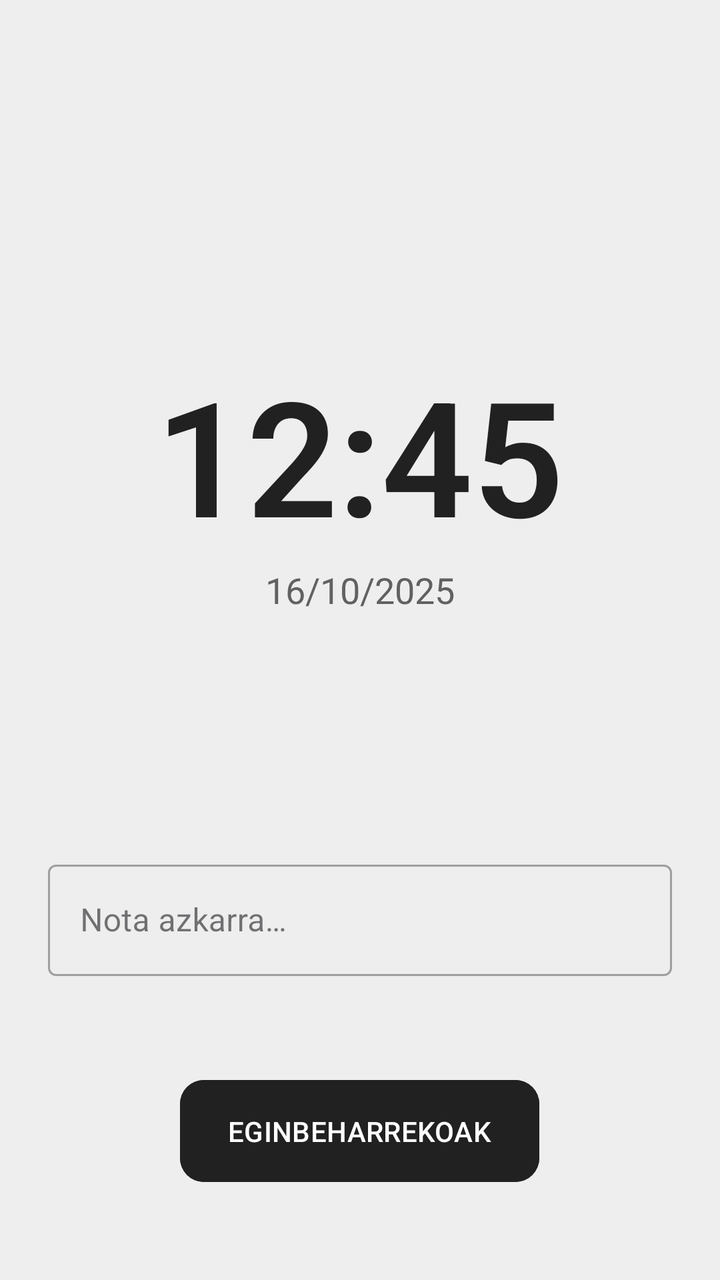
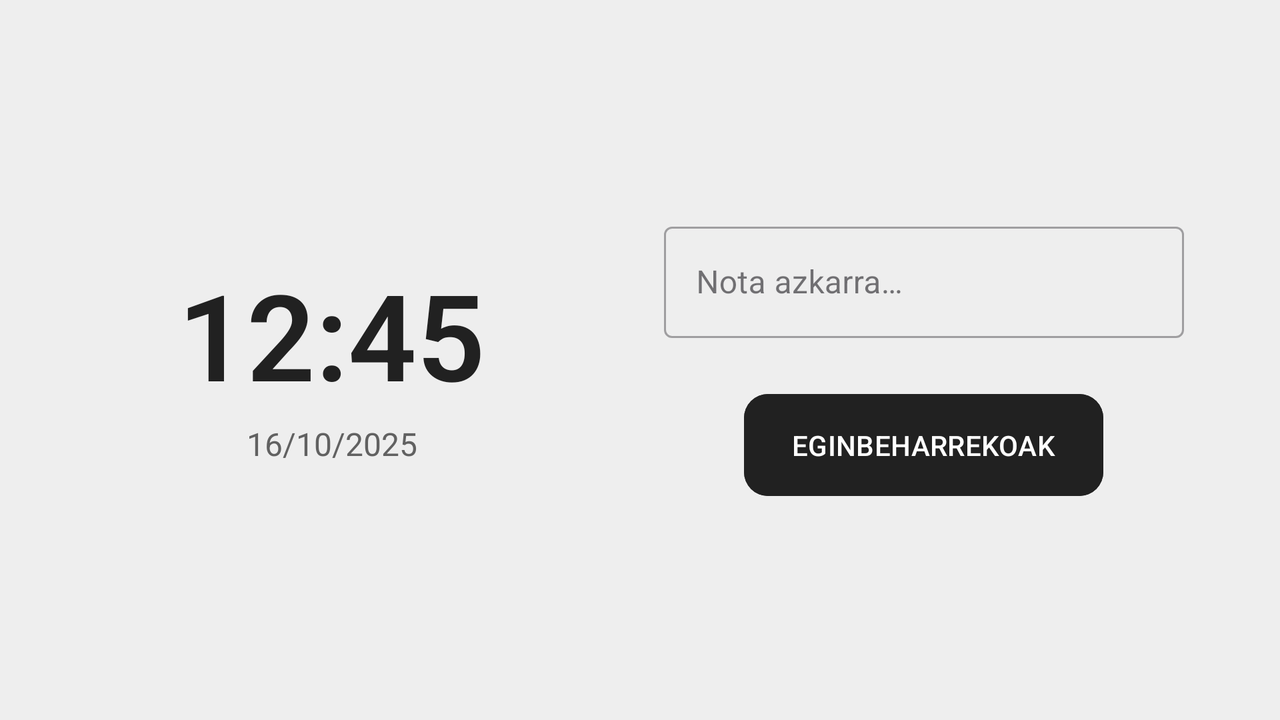

One screen, two layout resources from the same app: the default and the repository's alternative for another configuration. Each is rendered where Android would select it; the XML of both is given below.
<!-- AndroidManifest.xml: application theme Theme.ToDoMinimal -->
<!-- res/layout/activity_main.xml -->
<?xml version="1.0" encoding="utf-8"?>
<LinearLayout xmlns:android="http://schemas.android.com/apk/res/android"
    xmlns:app="http://schemas.android.com/apk/res-auto"
    xmlns:tools="http://schemas.android.com/tools"
    android:layout_width="match_parent"
    android:layout_height="match_parent"
    android:background="@color/gray_200"
    android:orientation="vertical"
    android:padding="24dp">


    <LinearLayout
        android:id="@+id/time_date_container"
        android:layout_width="match_parent"
        android:layout_height="wrap_content"
        android:layout_marginTop="150dp"
        android:layout_marginBottom="120dp"
        android:gravity="center_horizontal"
        android:orientation="vertical">

        <TextView
            android:id="@+id/time_text"
            android:layout_width="wrap_content"
            android:layout_height="wrap_content"
            android:fontFamily="sans-serif-light"
            android:textColor="@color/gray_900"
            android:textSize="80sp"
            android:textStyle="bold"
            tools:text="12:45" />

        <TextView
            android:id="@+id/date_text"
            android:layout_width="wrap_content"
            android:layout_height="wrap_content"
            android:layout_marginTop="2dp"
            android:fontFamily="sans-serif"
            android:textColor="@color/gray_700"
            android:textSize="18sp"
            tools:text="16/10/2025" />

    </LinearLayout>

    <com.google.android.material.textfield.TextInputLayout
        android:id="@+id/input_new_task"
        style="@style/Widget.MaterialComponents.TextInputLayout.OutlinedBox"
        android:layout_width="match_parent"
        android:layout_height="wrap_content"
        android:layout_marginBottom="40dp"
        android:hint="@string/eginbehar_home"
        app:endIconDrawable="@drawable/ic_add"
        app:endIconMode="custom"
        app:endIconTint="@color/gray_900">

        <com.google.android.material.textfield.TextInputEditText
            android:layout_width="match_parent"
            android:layout_height="wrap_content"
            android:imeOptions="actionDone"
            android:inputType="textCapSentences"
            android:maxLines="1" />

    </com.google.android.material.textfield.TextInputLayout>


    <com.google.android.material.button.MaterialButton
        android:id="@+id/button_egitekoak"
        android:layout_width="wrap_content"
        android:layout_height="wrap_content"
        android:layout_gravity="center"
        android:layout_marginTop="8dp"
        android:backgroundTint="@color/gray_900"
        android:paddingTop="16dp"
        android:paddingBottom="16dp"
        android:text="@string/eginbeharrekoak_btn"
        android:textColor="@color/white"
        app:cornerRadius="12dp"
        app:icon="@drawable/ic_list"
        app:iconTint="@color/white" />
</LinearLayout>
<!-- resources referenced by this layout -->
<resources>
  <color name="gray_200">#EEEEEE</color>
  <color name="gray_700">#616161</color>
  <color name="gray_900">#212121</color>
  <color name="white">#FFFFFF</color>
  <string name="eginbehar_home">Nota azkarra…</string>
  <string name="eginbeharrekoak_btn">EGINBEHARREKOAK</string>
  <style name="Theme.ToDoMinimal" parent="Theme.Material3.DayNight.NoActionBar">
          
          <item name="colorPrimary">@color/gray_900</item>
          <item name="colorOnPrimary">@color/white</item>
          <item name="colorSecondary">@color/teal_200</item>
          <item name="android:windowBackground">@color/white</item>
          <item name="android:statusBarColor">@color/white</item>
          <item name="android:navigationBarColor">@color/white</item>
      </style>
  <color name="teal_200">#80CBC4</color>
</resources>
<!-- res/layout-land/activity_main.xml (the repository's variant of the layout above) -->
<!-- drawn on the phone turned sideways -->
<?xml version="1.0" encoding="utf-8"?>

<LinearLayout xmlns:android="http://schemas.android.com/apk/res/android"
    xmlns:app="http://schemas.android.com/apk/res-auto"
    android:layout_width="match_parent"
    android:layout_height="match_parent"
    xmlns:tools="http://schemas.android.com/tools"
    android:background="@color/gray_200"
    android:baselineAligned="false"
    android:orientation="horizontal"
    android:padding="24dp">

    <LinearLayout
        android:id="@+id/time_date_container"
        android:layout_width="0dp"
        android:layout_weight="1"
        android:layout_height="wrap_content"
        android:gravity="center"
        android:layout_gravity="center"
        android:orientation="vertical">

        <TextView
            android:id="@+id/time_text"
            android:layout_width="wrap_content"
            android:layout_height="wrap_content"
            android:fontFamily="sans-serif-light"
            android:textColor="@color/gray_900"
            android:textSize="60sp"
            android:textStyle="bold"
            tools:text="12:45" />

        <TextView
            android:id="@+id/date_text"
            android:layout_width="wrap_content"
            android:layout_height="wrap_content"
            android:layout_marginTop="4dp"
            android:fontFamily="sans-serif"
            android:textColor="@color/gray_700"
            android:textSize="16sp"
            tools:text="16/10/2025" />

    </LinearLayout>

    <LinearLayout
        android:layout_width="0dp"
        android:layout_weight="1"
        android:layout_height="wrap_content"
        android:orientation="vertical"
        android:paddingStart="24dp"
        android:layout_gravity="center"
        tools:ignore="RtlSymmetry"
        android:layout_marginEnd="24dp">

        <com.google.android.material.textfield.TextInputLayout
            android:id="@+id/input_new_task"
            style="@style/Widget.MaterialComponents.TextInputLayout.OutlinedBox"
            android:layout_width="match_parent"
            android:layout_height="wrap_content"
            android:layout_marginBottom="24dp"
            android:hint="@string/eginbehar_home"
            app:endIconDrawable="@drawable/ic_add"
            app:endIconMode="custom"
            app:endIconTint="@color/gray_900">

            <com.google.android.material.textfield.TextInputEditText
                android:layout_width="match_parent"
                android:layout_height="wrap_content"
                android:imeOptions="actionDone"
                android:inputType="textCapSentences"
                android:maxLines="1" />

        </com.google.android.material.textfield.TextInputLayout>

        <com.google.android.material.button.MaterialButton
            android:id="@+id/button_egitekoak"
            android:layout_width="wrap_content"
            android:layout_height="wrap_content"
            android:layout_gravity="center_horizontal"
            android:backgroundTint="@color/gray_900"
            android:paddingTop="16dp"
            android:paddingBottom="16dp"
            android:text="@string/eginbeharrekoak_btn"
            android:textColor="@color/white"
            app:cornerRadius="12dp"
            app:icon="@drawable/ic_list"
            app:iconTint="@color/white" />

    </LinearLayout>

</LinearLayout>
